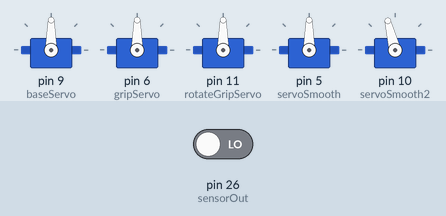
Recording of a sketch running on a simulated Arduino Mega 2560, built with avr-gcc and run on an emulated ATmega2560. On the bench: 5 × servo. The inputs (shaded band) are chosen by the test bench; at power-on: pin 26 (sensorOut) LOW. What the sketch prints to the serial monitor is not drawn.

Above: at 0.16 s.
At 1.7 s:
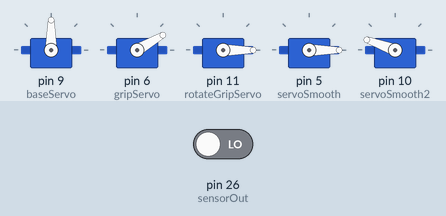
At 8.3 s:
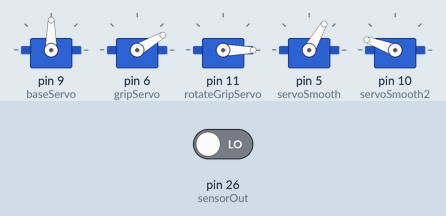
At 11.9 s:
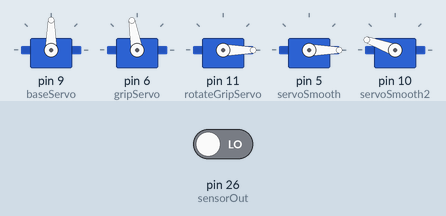
At 33.9 s:
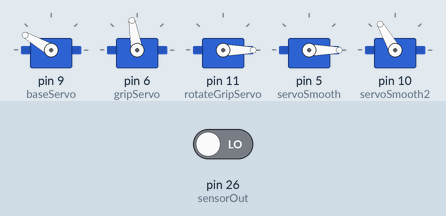
At 38.8 s:
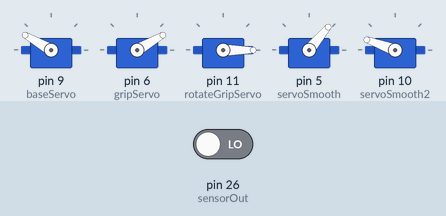
Timing chart, 0 to 40.0 s (numbered marks = the images above):
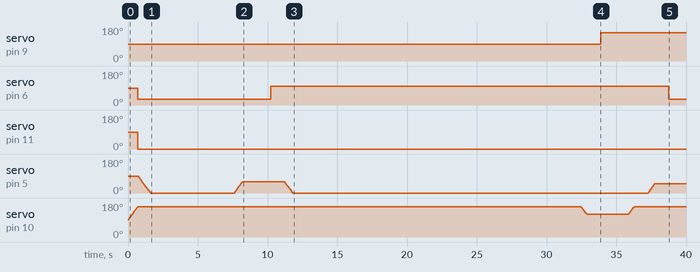

The sketch:

laundrySortingCode.ino
```cpp
#include <Servo.h>
#include <ServoSmooth.h>

// Define servo objects
Servo baseServo;
Servo gripServo;
Servo rotateGripServo;
ServoSmooth servoSmooth;
ServoSmooth servoSmooth2;


// Define color sensor pins
#define S0 22
#define S1 23
#define S2 24
#define S3 25
#define sensorOut 26


// Variables for Color Pulse Width Measurements
int redPW = 0;
int greenPW = 0;
int bluePW = 0;

void sensorInit() {
  pinMode(S0, OUTPUT);
  pinMode(S1, OUTPUT);
  pinMode(S2, OUTPUT);
  pinMode(S3, OUTPUT);
  pinMode(sensorOut, INPUT);

  digitalWrite(S0, HIGH);
  digitalWrite(S1, LOW);
}

// Function to read Red Pulse Widths
int getRedPW() {
  // Set sensor to read Red only
  digitalWrite(S2, LOW);
  digitalWrite(S3, LOW);
  // Define integer to represent Pulse Width
  int PW;
  // Read the output Pulse Width
  PW = pulseIn(sensorOut, LOW);
  // Return the value
  return PW;
}

// Function to read Green Pulse Widths
int getGreenPW() {
  // Set sensor to read Green only
  digitalWrite(S2, HIGH);
  digitalWrite(S3, HIGH);
  // Define integer to represent Pulse Width
  int PW;
  // Read the output Pulse Width
  PW = pulseIn(sensorOut, LOW);
  // Return the value
  return PW;
}


// Function to read Blue Pulse Widths
int getBluePW() {
  // Set sensor to read Blue only
  digitalWrite(S2, LOW);
  digitalWrite(S3, HIGH);
  // Define integer to represent Pulse Width
  int PW;
  // Read the output Pulse Width
  PW = pulseIn(sensorOut, LOW);
  // Return the value
  return PW;
}

void moveSmoothServo(int upAndDownPosition, int delayTime = 0) {
  servoSmooth.setTargetDeg(upAndDownPosition);
  while (!servoSmooth.tick());
  Serial.println("Servo 20K 1 moved to position: " + (String)upAndDownPosition);
  delay(delayTime);
}

void moveSmoothServoTwo(int armPosition, int delayTime = 0) {
  servoSmooth2.setTargetDeg(armPosition);
  while (!servoSmooth2.tick());
  Serial.println("Servo 20K 2 moved to position: " + (String)armPosition);
  delay(delayTime);
}

void moveAllServos(int basePosition, int armPosition, int gripPosition, int rotateGripPosition, int upAndDownPosition, int delayTime = 0) {

  baseServo.write(basePosition);
  Serial.print("Base moved ");
  delay(delayTime);

  moveSmoothServoTwo(armPosition, delayTime);
  Serial.print("Servo 20kg moved ");

  rotateGripServo.write(rotateGripPosition);
  Serial.print("Rotate moved ");
  delay(delayTime);

  gripServo.write(gripPosition);
  Serial.print("Grip moved ");

  moveSmoothServo(upAndDownPosition, delayTime);
  Serial.print("Servo 20kg moved ");
}

void moveBase(int basePosition, int delayTime = 0) {
  baseServo.write(basePosition);
  Serial.print("Base moved  ");
  delay(delayTime);
}

void moveRotate(int rotatePosition, int delayTime = 0) {
  rotateGripServo.write(rotatePosition);
  Serial.print("Rotate moved  ");
  delay(delayTime);
}

void grip(int gripPosition, int delayTime = 0) {
  gripServo.write(gripPosition);
  Serial.print("Grip moved  ");
  delay(delayTime);
}


void goToRed() {
  Serial.println();
  Serial.println("Red detected  ");
  int armPositionPick = 120;
  moveSmoothServoTwo(armPositionPick, 1000);
  int basePositionPick = 30;
  moveBase(basePositionPick, 2000);
  armPositionPick = 160;
  moveSmoothServoTwo(armPositionPick, 1000);
  int upAndDownPosition = 50;
  moveSmoothServo(upAndDownPosition, 1000);
}

void goToGreen() {
  Serial.println();
  Serial.println("Green detected  ");
  int armPositionPick = 120;
  moveSmoothServoTwo(armPositionPick, 1000);
  int basePositionPick = 60;
  moveBase(basePositionPick, 2000);
  armPositionPick = 160;
  moveSmoothServoTwo(armPositionPick, 1000);
  int upAndDownPosition = 50;
  moveSmoothServo(upAndDownPosition, 1000);
}

void goToBlue() {
  Serial.println();
  Serial.println("Blue detected  ");
  int armPositionPick = 120;
  moveSmoothServoTwo(armPositionPick, 1000);
  int basePositionPick = 120;
  moveBase(basePositionPick, 2000);
  armPositionPick = 160;
  moveSmoothServoTwo(armPositionPick, 1000);
  int upAndDownPosition = 50;
  moveSmoothServo(upAndDownPosition, 1000);
}

void goToWhite() {
  Serial.println();
  Serial.println("White detected  ");
  int armPositionPick = 120;
  moveSmoothServoTwo(armPositionPick, 1000);
  int basePositionPick = 150;
  moveBase(basePositionPick, 2000);
  armPositionPick = 160;
  moveSmoothServoTwo(armPositionPick, 1000);
  int upAndDownPosition = 50;
  moveSmoothServo(upAndDownPosition, 1000);
}

void goToBlack() {
  Serial.println();
  Serial.println("Black detected  ");
  int armPositionPick = 120;
  moveSmoothServoTwo(armPositionPick, 1000);
  int basePositionPick = 180;
  moveBase(basePositionPick, 2000);
  armPositionPick = 180;
  moveSmoothServoTwo(armPositionPick, 1000);
  int upAndDownPosition = 50;
  moveSmoothServo(upAndDownPosition, 1000);
}


// Function to detect the color & move the SERVOs to the required location
void getColor() {

  int upAndDownPosition = 0;
  moveSmoothServo(upAndDownPosition, 2000);


  int whiteCounter = 0;
  int blackCounter = 0;
  int redCounter = 0;
  int blueCounter = 0;
  int greenCounter = 0;

  for (int i = 0; i < 5; ++i) {
    redPW = getRedPW();      // Read Red Pulse Width
    delay(200);              // Delay to stabilize sensor
    greenPW = getGreenPW();  // Read Green Pulse Width
    delay(200);              // Delay to stabilize sensor
    bluePW = getBluePW();    // Read Blue Pulse Width
    delay(200);              // Delay to stabilize sensor

    if ((bluePW < 250 && redPW < 250 && greenPW < 250))  //Detect White Color
      whiteCounter++;
    else if ((bluePW > 450 && redPW > 450 && greenPW > 450))  //Detect Black Color
      blackCounter++;
    else if ((redPW < greenPW && redPW < bluePW))  //Detect Red Color
      redCounter++;
    else if ((greenPW < redPW && greenPW < bluePW))  //Detect Green Color
      greenCounter++;
    else if ((bluePW < redPW && bluePW < greenPW))  //Detect Blue Color
      blueCounter++;
    Serial.println("///////////////////////////////////////////");
    Serial.print("Loop number: ");
    Serial.println(i + 1);
    Serial.print("redCounter: ");
    Serial.println(redCounter);
    Serial.print("greenCounter: ");
    Serial.println(greenCounter);
    Serial.print("blueCounter: ");
    Serial.println(blueCounter);
    Serial.print("whiteCounter: ");
    Serial.println(whiteCounter);
    Serial.print("blackCounter: ");
    Serial.println(blackCounter);
    Serial.println("///////////////////////////////////////////");
  }

  if (redCounter > greenCounter && redCounter > blueCounter && redCounter > whiteCounter && redCounter > blackCounter)
    goToRed();
  else if (greenCounter > redCounter && greenCounter > blueCounter && greenCounter > whiteCounter && greenCounter > blackCounter)
    goToGreen();
  else if (blueCounter > redCounter && blueCounter > greenCounter && blueCounter > whiteCounter && blueCounter > blackCounter)
    goToBlue();
  else if (whiteCounter > redCounter && whiteCounter > greenCounter && whiteCounter > blueCounter && whiteCounter > blackCounter)
    goToWhite();
  else if (blackCounter > redCounter && blackCounter > greenCounter && blackCounter > blueCounter && blackCounter > whiteCounter)
    goToBlack();
}


// Function to attach servos to pins
void attachServos() {
  baseServo.attach(9);         // Attach baseServo to pin 9
  gripServo.attach(6);         // Attach gripServo to pin 6
  rotateGripServo.attach(11);  // Attach rotateGripServo to pin 11
}

void attachServos20K() {
  servoSmooth.attach(5, 400, 2400);  // Attach servo to pin 5
  servoSmooth.setAutoDetach(false);
  servoSmooth.setSpeed(100);  // Set speed value
  servoSmooth.setAccel(0);

  servoSmooth2.attach(10, 400, 2400);  // Attach servo to pin 10
  servoSmooth2.setAutoDetach(false);
  servoSmooth2.setSpeed(100);  // Set speed value
  servoSmooth2.setAccel(0);
}


// Function to initialize servo positions
void initializePositions(int rotate = 0) {
  int basePositionInitial = 90;
  int armPositionInitial = 160;
  int gripPositionInitial = 30;
  int rotateGripPositionInitial = rotate;
  int upAndDownPosition = 0;
  moveAllServos(basePositionInitial, armPositionInitial, gripPositionInitial, rotateGripPositionInitial, upAndDownPosition);
}

// Function to go to the laundry basket
void goToLaundry(int pieceNumber) {
  int basePositionLaundry = 90;
  int armPositionLaundry = 160 - pieceNumber * 5;
  int gripPositionLaundry = 30;
  int rotateGripPositionLaundry = 0;
  int upAndDownPosition = 60 + pieceNumber * 12;
  moveAllServos(basePositionLaundry, armPositionLaundry, gripPositionLaundry, rotateGripPositionLaundry, upAndDownPosition, 1000);
}


void pickAndDetectAndRelease() {

  int gripPositionPick = 100;
  grip(gripPositionPick, 1000);
  getColor();
  gripPositionPick = 30;
  grip(gripPositionPick, 2000);
  int upAndDownPosition = 0;
  moveSmoothServo(upAndDownPosition, 2000);
}

void makeLaundry() {
  for (int i = 0; i < 8; ++i) {
    goToLaundry(i);
    delay(1000);
    pickAndDetectAndRelease();
    initializePositions();
    delay(2000);
  }
}


void setup() {
  Serial.begin(9600);

  // LAUNDRY SORTING FUNCTION CALLS
  sensorInit();
  attachServos();
  attachServos20K();
  initializePositions();
  delay(3000);
  makeLaundry();
}

void loop() {
  // Main code will go here
}
```

Measured:
- by itself, servo on pin 9 (baseServo): 90° → 150° at 33.9 s
- by itself, servo on pin 6 (gripServo): 90° → 30° at 0.70 s, → 100° 9.5 s later, → 30° 28.6 s later
- by itself, servo on pin 11 (rotateGripServo): 90° → 0° at 0.70 s
